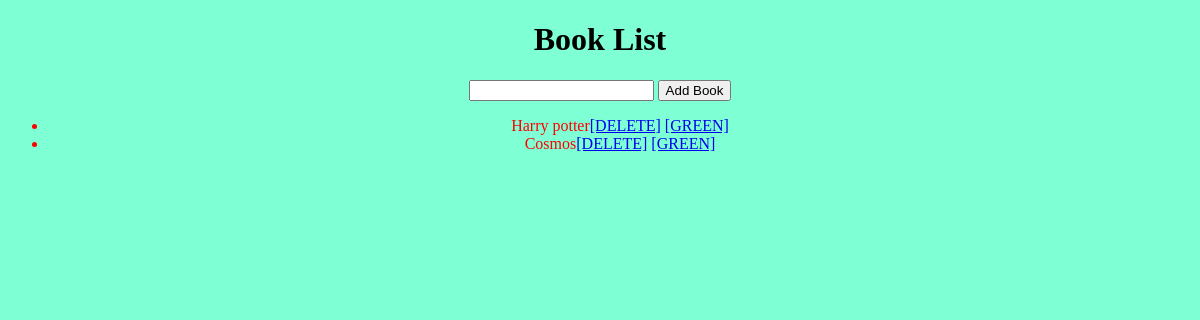
/todo/, run on an earlier commit of the app's database.
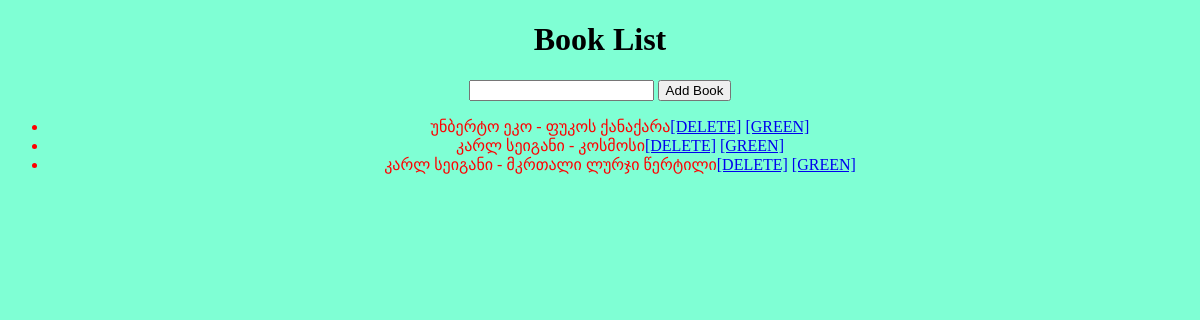
And on a later commit of the database.
### todo/models.py (models this page shows, shortened)
class Task(models.Model):
    title = models.CharField(max_length= 50)
    completed = models.BooleanField(default= False)

### todo/views.py (the view)
# urls.py: path('', todo_index, name = 'todo_list'),
def todo_index(request):
    queriset = Task.objects.all()
    return render(request, 'todo_list.html',{'data': queriset})

### todo/templates/todo_list.html (shortened to what this page needs)
{% load static %}
<!DOCTYPE html>
<html lang="en">
<head>
    <link rel = "stylesheet" type = "text/css" href = "{% static '/todo/styles.css' %}">
</head>
<body >
    <h1 class = "color">Book List</h1>
    <form action="{% url 'add_task' %}" method="POST">
        <input type="text" name="title" required>
        <button type="submit">Add Book</button>
    </form>
    <ul>
        {% for item in data%}
            {% if item.completed %}
        <li class = "completed">{{item.title}}<a href = "{% url 'delete_task' item.id %}">[DELETE]</a>
            <a href = "{% url 'edit_task' item.id %}" >[GREEN]</a>
        </li>
            {% else %}
            <li class = "inprogress">{{item.title}}<a href = "{% url 'delete_task' item.id %}">[DELETE]</a>
                <a href = "{% url 'edit_task' item.id %}" >[GREEN]</a>
            </li>
            {% endif %}
        {% endfor %}
    </ul>
</body>
</html>

### todo/static/todo/styles.css (style rules this page uses)
body { background-color: aquamarine; }
.inprogress { color: red; }

### todo/templates/todo_list.html (style rules this page uses)
body { text-align: center; }

What changed in the data, as far as the page shows it:
removed Task: title "Harry potter"
removed Task: title "Cosmos"
added Task: title "უნბერტო ეკო - ფუკოს ქანაქარა"
added Task: title "კარლ სეიგანი - კოსმოსი"
added Task: title "კარლ სეიგანი - მკრთალი ლურჯი წერტილი"
